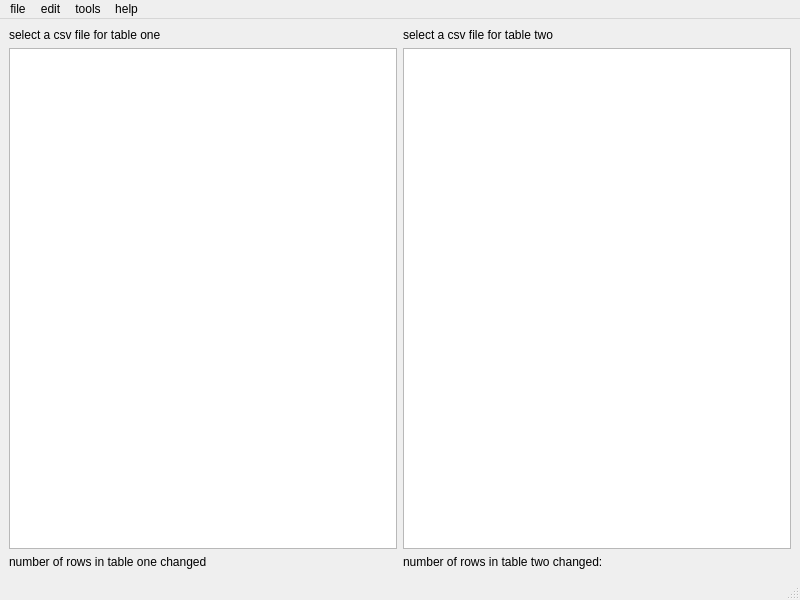
<?xml version="1.0" encoding="UTF-8"?>
<ui version="4.0">
 <class>MainWindow</class>
 <widget class="QMainWindow" name="MainWindow">
  <property name="geometry">
   <rect>
    <x>0</x>
    <y>0</y>
    <width>800</width>
    <height>600</height>
   </rect>
  </property>
  <property name="windowTitle">
   <string>MainWindow</string>
  </property>
  <widget class="QWidget" name="centralwidget">
   <layout class="QGridLayout" name="gridLayout">
    <item row="1" column="0">
     <widget class="QTableView" name="tableView"/>
    </item>
    <item row="1" column="1">
     <widget class="QTableView" name="tableView_2"/>
    </item>
    <item row="0" column="1">
     <widget class="QLabel" name="label_2">
      <property name="text">
       <string>select a csv file for table two</string>
      </property>
     </widget>
    </item>
    <item row="2" column="0">
     <widget class="QLabel" name="label_3">
      <property name="text">
       <string>number of rows in table one changed</string>
      </property>
     </widget>
    </item>
    <item row="2" column="1">
     <widget class="QLabel" name="label_4">
      <property name="text">
       <string>number of rows in table two changed:</string>
      </property>
     </widget>
    </item>
    <item row="0" column="0">
     <widget class="QLabel" name="label">
      <property name="text">
       <string>select a csv file for table one</string>
      </property>
     </widget>
    </item>
   </layout>
  </widget>
  <widget class="QMenuBar" name="menubar">
   <property name="geometry">
    <rect>
     <x>0</x>
     <y>0</y>
     <width>800</width>
     <height>20</height>
    </rect>
   </property>
   <widget class="QMenu" name="menufile">
    <property name="title">
     <string>file</string>
    </property>
    <addaction name="actionsave_session"/>
    <addaction name="actionsave_session_as"/>
    <addaction name="actionexport_to_file"/>
   </widget>
   <widget class="QMenu" name="menuedit">
    <property name="title">
     <string>edit</string>
    </property>
    <addaction name="actionchange_column_options"/>
    <addaction name="actionselect_new_tables"/>
    <addaction name="actionadd_primary_keys"/>
   </widget>
   <widget class="QMenu" name="menutools">
    <property name="title">
     <string>tools</string>
    </property>
    <addaction name="actionview_results"/>
   </widget>
   <widget class="QMenu" name="menuhelp">
    <property name="title">
     <string>help</string>
    </property>
    <addaction name="actionmanual"/>
   </widget>
   <addaction name="menufile"/>
   <addaction name="menuedit"/>
   <addaction name="menutools"/>
   <addaction name="menuhelp"/>
  </widget>
  <widget class="QStatusBar" name="statusbar"/>
  <action name="actionview_modified_rows">
   <property name="text">
    <string>modified rows</string>
   </property>
   <property name="shortcut">
    <string>Ctrl+R</string>
   </property>
  </action>
  <action name="actionchoose_new_files">
   <property name="text">
    <string>select new tables  &lt;Ctrl+T&gt;</string>
   </property>
   <property name="shortcut">
    <string>Ctrl+T</string>
   </property>
  </action>
  <action name="actionchange_column_options">
   <property name="text">
    <string>column options</string>
   </property>
   <property name="shortcut">
    <string>Ctrl+Shift+C</string>
   </property>
  </action>
  <action name="actionsave_session">
   <property name="text">
    <string>save session</string>
   </property>
   <property name="shortcut">
    <string>Ctrl+S</string>
   </property>
  </action>
  <action name="actionsave_session_as">
   <property name="text">
    <string>save session as</string>
   </property>
   <property name="shortcut">
    <string>Ctrl+Shift+S</string>
   </property>
  </action>
  <action name="actionselect_new_tables">
   <property name="text">
    <string>select new tables</string>
   </property>
   <property name="shortcut">
    <string>Ctrl+Shift+T</string>
   </property>
  </action>
  <action name="actionmanual">
   <property name="text">
    <string>manual</string>
   </property>
   <property name="shortcut">
    <string>Ctrl+H</string>
   </property>
  </action>
  <action name="actionview_results">
   <property name="text">
    <string>view results</string>
   </property>
  </action>
  <action name="actionexport_to_file">
   <property name="text">
    <string>export to file</string>
   </property>
  </action>
  <action name="actionadd_primary_keys">
   <property name="text">
    <string>add primary keys</string>
   </property>
   <property name="shortcut">
    <string>Ctrl+Shift+P</string>
   </property>
  </action>
 </widget>
 <resources/>
 <connections/>
</ui>
